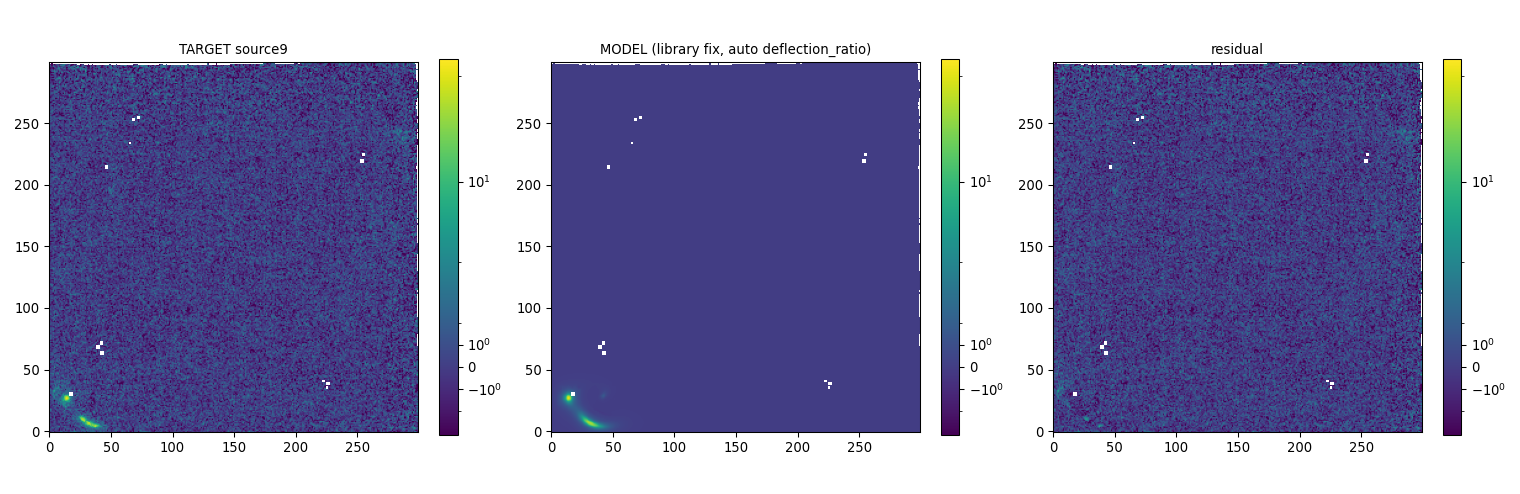

The Python source for this figure:
import jax
jax.config.update("jax_enable_x64", True)
import os, numpy as np, jax.numpy as jnp
from astropy.io import fits
import matplotlib; matplotlib.use("Agg")
import matplotlib.pyplot as plt
from matplotlib.colors import AsinhNorm

from gigalens.jax.scene import Component, Plane, LensModel
from gigalens.jax.profiles.mass.epl import EPL
from gigalens.jax.profiles.mass.shear import Shear
from gigalens.jax.profiles.mass.nfw import NFW_ELLIPSE
from gigalens.jax.profiles.light.sersic import SersicEllipse
from gigalens.jax.profiles.light.shapelets import Shapelets
from gigalens.jax.cosmo import wCDM_Cosmo
from gigalens.jax.scene_prob_model import Dataset, ProbModel
from gigalens.simulator import SimulatorConfig

NFW0={'Rs':37.439292907714844,'alpha_Rs':16.946298599243164,'center_x':5.350801467895508,'center_y':3.905395984649658,'e1':-0.0517449676990509,'e2':0.030034080147743225}
EPL_Le={'center_x':-22.150279998779297,'center_y':-24.73190689086914,'e1':0.05808083713054657,'e2':0.29447436332702637,'gamma':2.199589967727661,'theta_E':2.3904967308044434}
EPL_Lf={'center_x':-14.754530906677246,'center_y':-4.7380170822143555,'e1':0.2831626236438751,'e2':-0.20151233673095703,'gamma':2.59816312789917,'theta_E':0.9524290561676025}
shear={'gamma1':0.027523696422576904,'gamma2':-0.012137502431869507}
src4=Component(Shapelets(n_max=12,use_lstsq=True),{'beta':0.2498,'center_x':3.273,'center_y':3.131})
src5=Component(Shapelets(n_max=6,use_lstsq=True),{'beta':0.2033,'center_x':3.623,'center_y':-0.206})
src9=Component(SersicEllipse(n_max=12,use_lstsq=True),{'R_sersic':0.4022407829761505,'center_x':-10.395180702209473,'center_y':-16.07061767578125,'e1':0.279153972864151,'e2':0.29133689403533936,'n_sersic':2.795565128326416})

z4_5=1.432; z9=1.506; z_lens=0.49
# FIX: z_lens matches the mass plane (0.49); z_source_ref = the redshift the theta_E were
# referenced to (z4_5 = 1.432), now REQUIRED.
cosmo=Component(wCDM_Cosmo(z_lens=z_lens, z_source_ref=z4_5), dict(H0=70.0,Om0=0.3,k=0.0,w0=-1.0))
model=LensModel([
    Plane(redshift=z_lens, mass=[Component(NFW_ELLIPSE(),NFW0),Component(EPL(50),EPL_Le),Component(EPL(50),EPL_Lf),Component(Shear(),shear)]),
    Plane(redshift=z4_5, light=[src4,src5]),
    Plane(redshift=z9, light=[src9]),
], cosmo=cosmo)

path=os.path.join(os.path.dirname(__file__),"fwdnewcutouts")
def ds(ext, sees):
    with fits.open(os.path.join(path,f"source{ext}.fits")) as h:
        oi=jnp.array(h['DATA'].data.astype("float64")); bkg=h['DATA'].header['BKG_RMS']; et=h['PRIMARY'].header['EXPTIME']
        em=jnp.sqrt(bkg**2+jnp.clip(oi,0.0)/et)
    psf=jnp.load(os.path.join(path,f"psf{ext}.npy")); mask=jnp.load(os.path.join(path,"hot_pix.npy"))
    cfg=SimulatorConfig(delta_pix=0.2,num_pix=300,supersample=1,kernel=psf,likelihood_precision="float64")
    return Dataset(oi,cfg,error_map=em,mask=mask,sees=sees), bkg
d4_5,_=ds("4-5",[src4,src5]); d9,bkg9=ds("9",[src9])
pm=ProbModel(model,[d4_5,d9],mode="lstsq"); sim9=pm.simulators[1]
p=model.to_params({})
print("trace_mode:",sim9.trace_mode)
pos=sim9.trace(p); print("max|src9_pos-grid| (lensing applied):",float(jnp.max(jnp.abs(pos[2][0]-sim9.img_X))))
im=np.asarray(sim9.lstsq_simulate(p,d9.image,err_map=d9.error_map,mask=d9.mask))
tgt=np.asarray(d9.image); m=np.asarray(d9.mask).astype(bool)
disp=lambda a: np.where(m,a,np.nan)
norm=AsinhNorm(linear_width=5*bkg9, vmin=-2*bkg9, vmax=float(np.nanmax(disp(tgt))))
fig,ax=plt.subplots(1,3,figsize=(16,5.2))
for a,(d,t) in zip(ax,[(disp(tgt),"TARGET source9"),(disp(im),"MODEL (library fix, auto deflection_ratio)"),(disp(tgt)-disp(im),"residual")]):
    im0=a.imshow(d,origin="lower",norm=norm,cmap="viridis"); a.set_title(t,fontsize=10); fig.colorbar(im0,ax=a,fraction=0.046)
fig.tight_layout(); fig.savefig(os.path.join(os.path.dirname(__file__),"diag_src9_libfix.png"),dpi=95)
print("target peak xy:",np.unravel_index(np.nanargmax(disp(tgt)),tgt.shape)[::-1])
print("model  peak xy:",np.unravel_index(np.nanargmax(disp(im)),tgt.shape)[::-1])
print("saved diag_src9_libfix.png")
